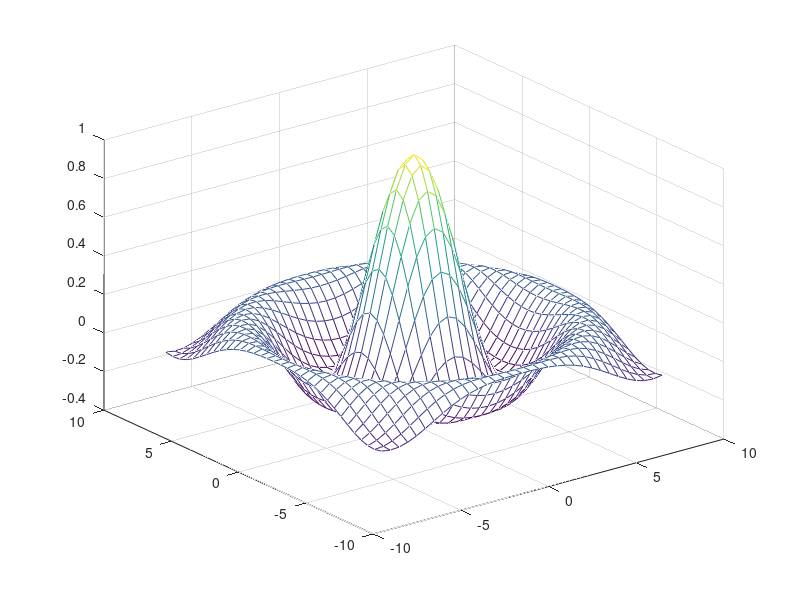

This chart was generated by the following MATLAB code:
x = -8:0.5:8;
y = -8:0.5:8;
[X, Y] = meshgrid(x, y);
r = sqrt(X.^2 + Y.^2) + eps;    %会出现r=0的情况，因此加一个eps,eps表示浮点数的最小单位
Z = sin(r) ./ r;
mesh(X, Y, Z)
